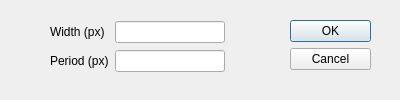
<?xml version="1.0" encoding="UTF-8"?>
<ui version="4.0">
 <class>Dialog_horizontalnoise</class>
 <widget class="QDialog" name="Dialog_horizontalnoise">
  <property name="geometry">
   <rect>
    <x>0</x>
    <y>0</y>
    <width>400</width>
    <height>100</height>
   </rect>
  </property>
  <property name="sizePolicy">
   <sizepolicy hsizetype="Fixed" vsizetype="Fixed">
    <horstretch>0</horstretch>
    <verstretch>0</verstretch>
   </sizepolicy>
  </property>
  <property name="minimumSize">
   <size>
    <width>400</width>
    <height>100</height>
   </size>
  </property>
  <property name="maximumSize">
   <size>
    <width>400</width>
    <height>100</height>
   </size>
  </property>
  <property name="windowTitle">
   <string>Horizontal Noise Bands</string>
  </property>
  <widget class="QDialogButtonBox" name="buttonBox">
   <property name="geometry">
    <rect>
     <x>290</x>
     <y>20</y>
     <width>81</width>
     <height>241</height>
    </rect>
   </property>
   <property name="orientation">
    <enum>Qt::Vertical</enum>
   </property>
   <property name="standardButtons">
    <set>QDialogButtonBox::Cancel|QDialogButtonBox::Ok</set>
   </property>
  </widget>
  <widget class="QWidget" name="">
   <property name="geometry">
    <rect>
     <x>50</x>
     <y>20</y>
     <width>175</width>
     <height>55</height>
    </rect>
   </property>
   <layout class="QGridLayout" name="gridLayout">
    <item row="0" column="0">
     <widget class="QLabel" name="label">
      <property name="text">
       <string>Width (px)</string>
      </property>
     </widget>
    </item>
    <item row="0" column="1">
     <widget class="QLineEdit" name="lineEdit_width"/>
    </item>
    <item row="1" column="0">
     <widget class="QLabel" name="label_2">
      <property name="text">
       <string>Period (px)</string>
      </property>
     </widget>
    </item>
    <item row="1" column="1">
     <widget class="QLineEdit" name="lineEdit_period"/>
    </item>
   </layout>
  </widget>
 </widget>
 <resources/>
 <connections>
  <connection>
   <sender>buttonBox</sender>
   <signal>accepted()</signal>
   <receiver>Dialog_horizontalnoise</receiver>
   <slot>accept()</slot>
   <hints>
    <hint type="sourcelabel">
     <x>248</x>
     <y>254</y>
    </hint>
    <hint type="destinationlabel">
     <x>157</x>
     <y>274</y>
    </hint>
   </hints>
  </connection>
  <connection>
   <sender>buttonBox</sender>
   <signal>rejected()</signal>
   <receiver>Dialog_horizontalnoise</receiver>
   <slot>reject()</slot>
   <hints>
    <hint type="sourcelabel">
     <x>316</x>
     <y>260</y>
    </hint>
    <hint type="destinationlabel">
     <x>286</x>
     <y>274</y>
    </hint>
   </hints>
  </connection>
 </connections>
</ui>
